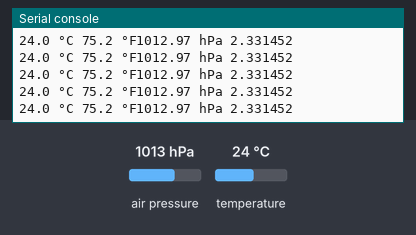
Bench run of a program on a simulated Raspberry Pi Pico running MicroPython. On the bench: the last lines printed to the serial console. The inputs (shaded band) are chosen by the test bench; at power-on: air pressure 1013 hPa, temperature 24 °C. Library files of the repository ran but are not shown: bmp085.py.

Above: at 1.4 s.
1.5 s: air pressure set to 952 hPa
At 1.64 s:
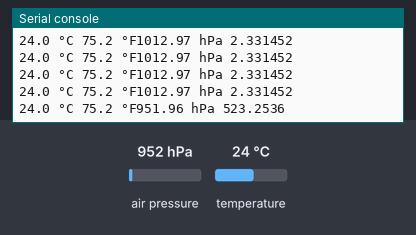
3.0 s: temperature set to 12 °C
At 3.05 s:
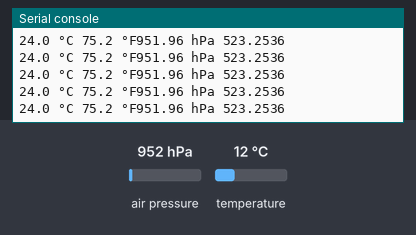
4.5 s: air pressure set to 975 hPa
At 4.57 s:
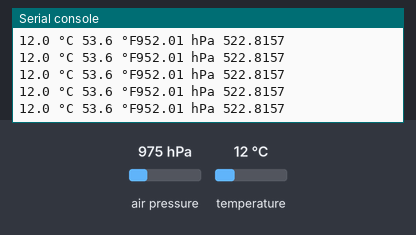
Timing chart, 0 to 7.5 s (numbered marks = the images above; inputs shaded):
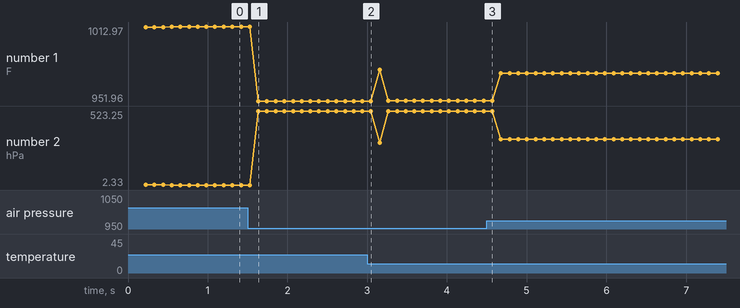

Measured:
- after the input at 1.5 s, the serial console: prints a new line after 0.13 s (image 1)
- plotted number 1: 1012.97 → 951.96 after the input at 1.5 s, 951.96 → 952.01 after the input at 3.0 s, 952.01 → 975 after the input at 4.5 s
- plotted number 2: 2.33 → 523.25 after the input at 1.5 s, 523.25 → 522.82 after the input at 3.0 s, 522.82 → 323.44 after the input at 4.5 s

The program:

bmpmain.py
```python
from machine import Pin, I2C
from bmp085 import BMP180
import time

i2c = I2C(0, sda = Pin(0), scl = Pin(1), freq = 1000) #i2c detains

bmp = BMP180(i2c)
bmp.oversample = 2
bmp.sealevel = 101325

while True:
    tempC = bmp.temperature        #get the temperature in degree celsius
    pres_hPa = bmp.pressure        #get the pressure in hpa
    altitude = bmp.altitude        #get the altitude
    temp_f= (tempC * (9/5) + 32)   #convert the temperature value in fahrenheit
    print(str(tempC)+" °C " +str(temp_f)+" °F"+ str(pres_hPa)+" hPa "+ str(altitude))
    time.sleep_ms(100)   #delay of 100 milliseconds
```
